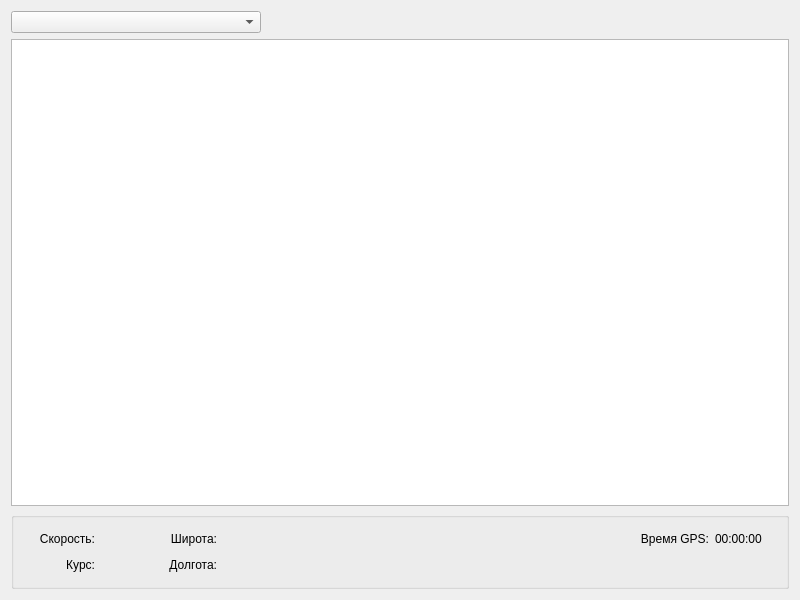
<?xml version="1.0" encoding="UTF-8"?>
<ui version="4.0">
 <class>Widget</class>
 <widget class="QWidget" name="Widget">
  <property name="geometry">
   <rect>
    <x>0</x>
    <y>0</y>
    <width>800</width>
    <height>600</height>
   </rect>
  </property>
  <property name="sizePolicy">
   <sizepolicy hsizetype="Fixed" vsizetype="Fixed">
    <horstretch>0</horstretch>
    <verstretch>0</verstretch>
   </sizepolicy>
  </property>
  <property name="minimumSize">
   <size>
    <width>0</width>
    <height>0</height>
   </size>
  </property>
  <property name="maximumSize">
   <size>
    <width>9999</width>
    <height>9999</height>
   </size>
  </property>
  <property name="windowTitle">
   <string>Widget</string>
  </property>
  <layout class="QGridLayout" name="gridLayout_3">
   <item row="0" column="0" rowspan="2" colspan="2">
    <layout class="QGridLayout" name="gridLayout_2">
     <item row="1" column="0">
      <widget class="QGraphicsView" name="graphicsView">
       <property name="enabled">
        <bool>true</bool>
       </property>
       <property name="verticalScrollBarPolicy">
        <enum>Qt::ScrollBarAlwaysOff</enum>
       </property>
       <property name="horizontalScrollBarPolicy">
        <enum>Qt::ScrollBarAlwaysOff</enum>
       </property>
       <property name="sizeAdjustPolicy">
        <enum>QAbstractScrollArea::AdjustIgnored</enum>
       </property>
      </widget>
     </item>
     <item row="0" column="0">
      <layout class="QHBoxLayout" name="horizontalLayout">
       <item>
        <widget class="QComboBox" name="comboBox">
         <property name="minimumSize">
          <size>
           <width>250</width>
           <height>0</height>
          </size>
         </property>
        </widget>
       </item>
       <item>
        <spacer name="horizontalSpacer">
         <property name="orientation">
          <enum>Qt::Horizontal</enum>
         </property>
         <property name="sizeHint" stdset="0">
          <size>
           <width>198</width>
           <height>20</height>
          </size>
         </property>
        </spacer>
       </item>
       <item>
        <widget class="QLabel" name="labelMesage">
         <property name="text">
          <string/>
         </property>
        </widget>
       </item>
      </layout>
     </item>
     <item row="2" column="0">
      <widget class="QGroupBox" name="groupBox">
       <property name="enabled">
        <bool>true</bool>
       </property>
       <property name="title">
        <string/>
       </property>
       <layout class="QGridLayout" name="gridLayout">
        <item row="0" column="0">
         <widget class="QLabel" name="label">
          <property name="minimumSize">
           <size>
            <width>70</width>
            <height>0</height>
           </size>
          </property>
          <property name="maximumSize">
           <size>
            <width>70</width>
            <height>16777215</height>
           </size>
          </property>
          <property name="text">
           <string>Скорость:</string>
          </property>
          <property name="alignment">
           <set>Qt::AlignRight|Qt::AlignTrailing|Qt::AlignVCenter</set>
          </property>
         </widget>
        </item>
        <item row="0" column="1">
         <widget class="QLabel" name="speedLabel">
          <property name="minimumSize">
           <size>
            <width>40</width>
            <height>0</height>
           </size>
          </property>
          <property name="maximumSize">
           <size>
            <width>40</width>
            <height>16777215</height>
           </size>
          </property>
          <property name="text">
           <string/>
          </property>
         </widget>
        </item>
        <item row="0" column="2">
         <widget class="QLabel" name="label_4">
          <property name="minimumSize">
           <size>
            <width>70</width>
            <height>0</height>
           </size>
          </property>
          <property name="maximumSize">
           <size>
            <width>70</width>
            <height>16777215</height>
           </size>
          </property>
          <property name="text">
           <string>Широта:</string>
          </property>
          <property name="alignment">
           <set>Qt::AlignRight|Qt::AlignTrailing|Qt::AlignVCenter</set>
          </property>
         </widget>
        </item>
        <item row="0" column="3">
         <widget class="QLabel" name="latLabel">
          <property name="minimumSize">
           <size>
            <width>130</width>
            <height>0</height>
           </size>
          </property>
          <property name="maximumSize">
           <size>
            <width>16777215</width>
            <height>16777215</height>
           </size>
          </property>
          <property name="text">
           <string/>
          </property>
         </widget>
        </item>
        <item row="0" column="4">
         <spacer name="horizontalSpacer_4">
          <property name="orientation">
           <enum>Qt::Horizontal</enum>
          </property>
          <property name="sizeHint" stdset="0">
           <size>
            <width>364</width>
            <height>20</height>
           </size>
          </property>
         </spacer>
        </item>
        <item row="0" column="5">
         <widget class="QLabel" name="label_6">
          <property name="minimumSize">
           <size>
            <width>80</width>
            <height>0</height>
           </size>
          </property>
          <property name="maximumSize">
           <size>
            <width>80</width>
            <height>16777215</height>
           </size>
          </property>
          <property name="text">
           <string>Время GPS:</string>
          </property>
          <property name="alignment">
           <set>Qt::AlignRight|Qt::AlignTrailing|Qt::AlignVCenter</set>
          </property>
         </widget>
        </item>
        <item row="0" column="6">
         <widget class="QLabel" name="gpsTimeLabel">
          <property name="minimumSize">
           <size>
            <width>60</width>
            <height>0</height>
           </size>
          </property>
          <property name="maximumSize">
           <size>
            <width>60</width>
            <height>16777215</height>
           </size>
          </property>
          <property name="text">
           <string>00:00:00</string>
          </property>
         </widget>
        </item>
        <item row="1" column="0">
         <widget class="QLabel" name="label_2">
          <property name="minimumSize">
           <size>
            <width>70</width>
            <height>0</height>
           </size>
          </property>
          <property name="maximumSize">
           <size>
            <width>70</width>
            <height>16777215</height>
           </size>
          </property>
          <property name="text">
           <string>Курс:</string>
          </property>
          <property name="alignment">
           <set>Qt::AlignRight|Qt::AlignTrailing|Qt::AlignVCenter</set>
          </property>
         </widget>
        </item>
        <item row="1" column="1">
         <widget class="QLabel" name="courseLabel">
          <property name="minimumSize">
           <size>
            <width>40</width>
            <height>0</height>
           </size>
          </property>
          <property name="maximumSize">
           <size>
            <width>40</width>
            <height>16777215</height>
           </size>
          </property>
          <property name="text">
           <string/>
          </property>
         </widget>
        </item>
        <item row="1" column="2">
         <widget class="QLabel" name="label_5">
          <property name="minimumSize">
           <size>
            <width>70</width>
            <height>0</height>
           </size>
          </property>
          <property name="maximumSize">
           <size>
            <width>70</width>
            <height>16777215</height>
           </size>
          </property>
          <property name="text">
           <string>Долгота:</string>
          </property>
          <property name="alignment">
           <set>Qt::AlignRight|Qt::AlignTrailing|Qt::AlignVCenter</set>
          </property>
         </widget>
        </item>
        <item row="1" column="3">
         <widget class="QLabel" name="lonLabel">
          <property name="minimumSize">
           <size>
            <width>130</width>
            <height>0</height>
           </size>
          </property>
          <property name="maximumSize">
           <size>
            <width>16777215</width>
            <height>16777215</height>
           </size>
          </property>
          <property name="text">
           <string/>
          </property>
         </widget>
        </item>
        <item row="1" column="4">
         <spacer name="horizontalSpacer_2">
          <property name="orientation">
           <enum>Qt::Horizontal</enum>
          </property>
          <property name="sizeHint" stdset="0">
           <size>
            <width>364</width>
            <height>20</height>
           </size>
          </property>
         </spacer>
        </item>
       </layout>
      </widget>
     </item>
    </layout>
   </item>
  </layout>
 </widget>
 <layoutdefault spacing="6" margin="11"/>
 <resources/>
 <connections/>
</ui>
